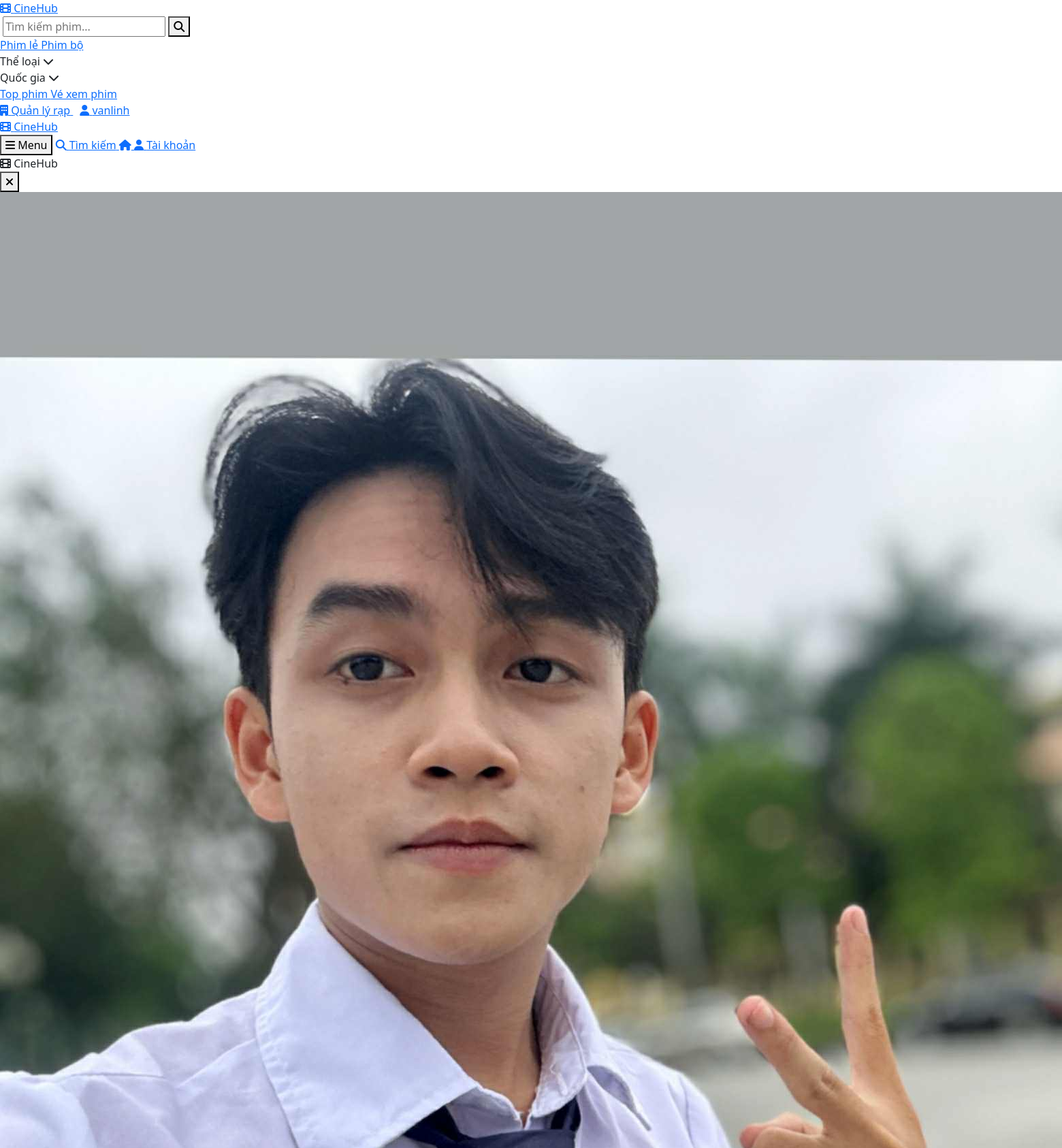
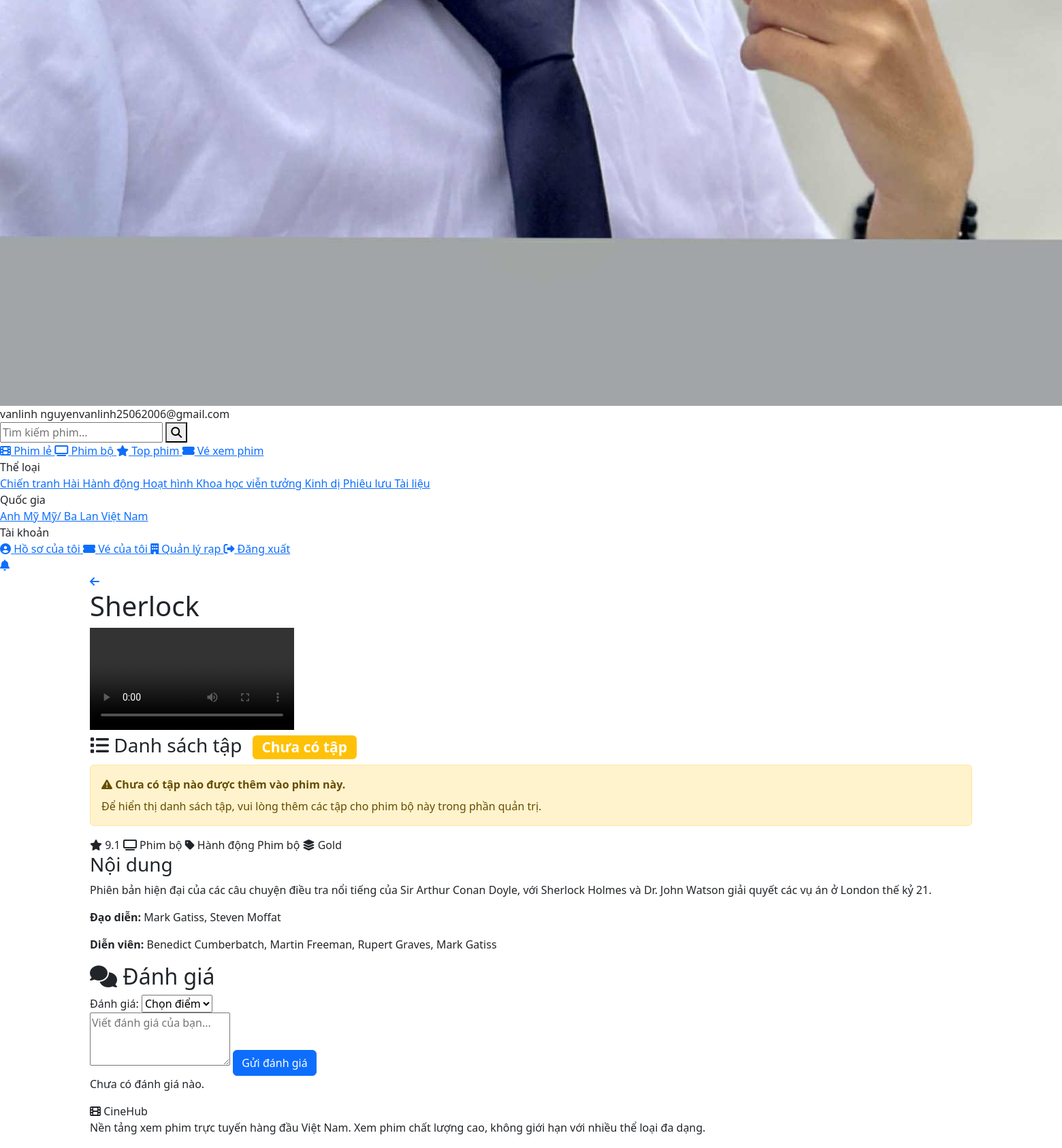
Screenshot of /?route=movie/watch&id=14 (signed in, upper part) with the database file from the repository (2 pictures, top to bottom).
### tables this page shows
CREATE TABLE `users` (
  `id` int(11) NOT NULL,
  `name` varchar(100) NOT NULL,
  `email` varchar(120) NOT NULL,
  `password` varchar(255) NOT NULL,
  `avatar` varchar(255) DEFAULT NULL,
  `birthdate` date DEFAULT NULL,
  `rank` enum('Bronze','Silver','Gold','Platinum') DEFAULT 'Bronze',
  `points` int(11) DEFAULT 0,
  `subscription_id` int(11) DEFAULT NULL,
  `status` enum('active','inactive','banned') DEFAULT 'active',
  `email_verified` tinyint(1) DEFAULT 0,
  `created_at` timestamp NOT NULL DEFAULT current_timestamp(),
  `updated_at` timestamp NOT NULL DEFAULT current_timestamp() ON UPDATE current_timestamp(),
  `role` enum('user','admin','moderator','manager') DEFAULT 'user',
  `theater_id` int(11) DEFAULT NULL,
  `is_active` tinyint(1) DEFAULT 1,
  `last_login` datetime DEFAULT NULL
);

CREATE TABLE `categories` (
  `id` int(11) NOT NULL,
  `name` varchar(100) NOT NULL,
  `parent_id` int(11) DEFAULT NULL
);

CREATE TABLE `movies` (
  `id` int(11) NOT NULL,
  `title` varchar(255) NOT NULL,
  `category_id` int(11) DEFAULT NULL,
  `level` enum('Free','Silver','Gold','Premium') DEFAULT 'Free',
  `duration` int(11) DEFAULT NULL,
  `description` text DEFAULT NULL,
  `director` varchar(100) DEFAULT NULL,
  `actors` text DEFAULT NULL,
  `video_url` varchar(255) DEFAULT NULL,
  `trailer_url` varchar(255) DEFAULT NULL,
  `thumbnail` varchar(255) DEFAULT NULL,
  `status` enum('Sắp chiếu','Chiếu rạp','Chiếu online') DEFAULT 'Sắp chiếu',
  `rating` float DEFAULT 0,
  `created_at` timestamp NOT NULL DEFAULT current_timestamp(),
  `status_admin` enum('draft','scheduled','published','archived') DEFAULT 'draft',
  `publish_date` datetime DEFAULT NULL,
  `geo_restriction` text DEFAULT NULL,
  `drm_enabled` tinyint(1) DEFAULT 0,
  `banner` varchar(255) DEFAULT NULL,
  `country` varchar(100) DEFAULT NULL,
  `language` varchar(50) DEFAULT NULL,
  `age_rating` varchar(10) DEFAULT NULL,
  `type` enum('phimle','phimbo') DEFAULT 'phimle',
  `max_tickets` int(11) DEFAULT NULL COMMENT 'Số lượng vé tối đa cho phim (NULL = không giới hạn)',
  `normal_price` int(11) DEFAULT 90000 COMMENT 'Giá ghế thường',
  `vip_price` int(11) DEFAULT 120000 COMMENT 'Giá ghế VIP',
  `couple_price` int(11) DEFAULT 180000 COMMENT 'Giá ghế đôi'
);

### modules/movie/views/watch.php (the view, shortened to what the rows shown need)
<section class="watch-section">
    <div class="container">
        <div class="watch-container">
            <div class="watch-header">
                <a href="javascript:history.back()" class="back-button">
                    <i class="fas fa-arrow-left"></i>
                </a>
                <h1 class="watch-movie-title"><?php echo htmlspecialchars($movie['title']); ?></h1>
            </div>
            <div class="video-wrapper">
                <?php
                $videoUrl = null;
                $episodeNumber = null;
                $isPhimBo = ($movie['type'] ?? 'phimle') === 'phimbo';
                if ($isPhimBo) {
                    $folderPath = null;
                    if (isset($currentEpisode) && $currentEpisode) {
                        $episodeNumber = $currentEpisode['episode_number'];
                        if (!empty($currentEpisode['video_url'])) {
                            $videoPath = $currentEpisode['video_url'];
                            if (preg_match('/\/tap\d+\.mp4$/i', $videoPath)) {
                                $folderPath = dirname($videoPath);
                            } else {
                                $folderPath = rtrim($videoPath, '/');
                            }
                            if ($folderPath) {
                                $videoUrl = $folderPath;
                            }
                        } else {
                            if (!empty($episodes)) {
                                foreach ($episodes as $ep) {
                                    if (!empty($ep['video_url'])) {
                                        $videoPath = $ep['video_url'];
                                        if (preg_match('/\/tap\d+\.mp4$/i', $videoPath)) {
                                            $folderPath = dirname($videoPath);
                                        } else {
                                            $folderPath = rtrim($videoPath, '/');
                                        }
                                        break;
                                    }
                                }
                            }
                            if (!$folderPath && !empty($movie['video_url'])) {
                                $folderPath = rtrim($movie['video_url'], '/');
                            }
                            if ($folderPath) {
                                $videoUrl = $folderPath;
                            } else {
                                $noVideoMessage = "Tập " . $currentEpisode['episode_number'] . " chưa có video. Vui lòng chọn tập khác hoặc đợi admin upload video.";
                            }
                        }
                    } else {
                        $episodeNumber = 1;
                        if (!empty($movie['video_url'])) {
                            $folderPath = rtrim($movie['video_url'], '/');
                            $videoUrl = $folderPath;
                        } else {
                            $noVideoMessage = "Chưa có tập nào có video. Vui lòng đợi admin upload video.";
                        }
                    }
                } else {
                    $videoUrl = $movie['video_url'] ?? null;
                    if (!$videoUrl) {
                        $noVideoMessage = "Video chưa có sẵn.";
                    }
                }
                if ($videoUrl): ?>
                    <video id="videoPlayer" controls>
                        <?php if ($isPhimBo && $episodeNumber !== null): ?>
                            <source src="<?php echo htmlspecialchars($videoUrl); ?>/tap<?php echo $episodeNumber; ?>.mp4" type="video/mp4">
                        <?php else: ?>
                            <source src="<?php echo htmlspecialchars($videoUrl); ?>" type="video/mp4">
                        <?php endif; ?>
                    </video>
                <?php endif; ?>
            </div>
            <?php
            $isPhimBo = ($movie['type'] ?? 'phimle') === 'phimbo';
            if ($isPhimBo):
            ?>
            <div class="episodes-section">
                <h3><i class="fas fa-list"></i> Danh sách tập
                    <?php if (isset($episodes) && !empty($episodes)): ?>
                        <span class="badge bg-primary ms-2"><?php echo count($episodes); ?> tập</span>
                    <?php else: ?>
                        <span class="badge bg-warning ms-2">Chưa có tập</span>
                    <?php endif; ?>
                </h3>
                <?php if (isset($episodes) && !empty($episodes)): ?>
                    <div class="episodes-list">
                        <?php foreach ($episodes as $episode): ?>
                            <a href="?route=movie/watch&id=<?php echo $movie['id']; ?>&episode_id=<?php echo $episode['id']; ?>"
                               class="episode-item <?php echo (isset($currentEpisode) && $currentEpisode && $currentEpisode['id'] == $episode['id']) ? 'active' : ''; ?> <?php echo empty($episode['video_url']) ? 'episode-no-video' : ''; ?>"
                               title="<?php echo htmlspecialchars($episode['title'] ?? 'Tập ' . $episode['episode_number']); ?>">
                                <div class="episode-number"><?php echo $episode['episode_number']; ?></div>
                            </a>
                        <?php endforeach; ?>
                    </div>
                <?php else: ?>
                    <div class="alert alert-warning">
                        <i class="fas fa-exclamation-triangle"></i>
                        <strong>Chưa có tập nào được thêm vào phim này.</strong>
                        <p class="mb-0 mt-2">Để hiển thị danh sách tập, vui lòng thêm các tập cho phim bộ này trong phần quản trị.</p>
                    </div>
                <?php endif; ?>
            </div>
            <?php endif; ?>
            <div class="movie-details">
                <div class="movie-meta-info">
                    <span><i class="fas fa-star"></i> <?php echo number_format($movie['rating'], 1); ?></span>
                    <?php if (($movie['type'] ?? 'phimle') === 'phimbo'): ?>
                        <span><i class="fas fa-tv"></i> Phim bộ</span>
                    <?php else: ?>
                        <span><i class="fas fa-clock"></i> <?php echo $movie['duration']; ?> phút</span>
                    <?php endif; ?>
                    <span><i class="fas fa-tag"></i> <?php echo htmlspecialchars($movie['category_name'] ?? 'Chưa phân loại'); ?></span>
                    <span class="movie-type-badge-inline"><?php echo ($movie['type'] ?? 'phimle') === 'phimbo' ? 'Phim bộ' : 'Phim lẻ'; ?></span>
                    <span><i class="fas fa-layer-group"></i> <?php echo $movie['level']; ?></span>
                </div>
                <?php if ($movie['description']): ?>
                    <div class="movie-description-full">
                        <h3>Nội dung</h3>
                        <p><?php echo nl2br(htmlspecialchars($movie['description'])); ?></p>
                    </div>
                <?php endif; ?>
                <?php if ($movie['director'] || $movie['actors']): ?>
                    <div class="movie-cast">
                        <?php if ($movie['director']): ?>
                            <p><strong>Đạo diễn:</strong> <?php echo htmlspecialchars($movie['director']); ?></p>
                        <?php endif; ?>
                        <?php if ($movie['actors']): ?>
                            <p><strong>Diễn viên:</strong> <?php echo htmlspecialchars($movie['actors']); ?></p>
                        <?php endif; ?>
                    </div>
                <?php endif; ?>
            </div>
            <div class="reviews-section" id="reviews">
                <h2><i class="fas fa-comments"></i> Đánh giá</h2>
                <?php if (isset($user) && $user): ?>
                    <form method="POST" action="?route=review/create" class="review-form" id="reviewForm">
                        <div class="rating-input">
                            <label>Đánh giá:</label>
                            <select name="rating" id="ratingSelect" required>
                                <option value="">Chọn điểm</option>
                            </select>
                        </div>
                        <textarea name="comment" id="commentText" placeholder="Viết đánh giá của bạn..." rows="3"></textarea>
                        <button type="submit" class="btn btn-primary">Gửi đánh giá</button>
                    </form>
                <?php endif; ?>
                <div class="reviews-list">
                    <?php if (empty($reviews)): ?>
                        <p class="no-reviews">Chưa có đánh giá nào.</p>
                    <?php endif; ?>
                </div>
            </div>
        </div>
    </div>
</section>

### shared/layout/header.php (shortened to what the rows shown need)
<!DOCTYPE html>
<html lang="vi">
<head>
    <link href="https://cdn.jsdelivr.net/npm/bootstrap@5.3.0/dist/css/bootstrap.min.css" rel="stylesheet">
    <?php
    $baseUrl = UrlHelper::getBaseUrl();
    ?>
    <link rel="stylesheet" href="<?php echo htmlspecialchars($baseUrl); ?>/style.css?v=<?php echo time(); ?>">
    <link rel="stylesheet" href="https://cdnjs.cloudflare.com/ajax/libs/font-awesome/6.4.0/css/all.min.css">
</head>
<body>
    <?php
    $isAuthPage = false;
    ?>
    <?php if (!$isAuthPage): ?>
    <?php
    try {
        require_once __DIR__ . '/../../core/Database.php';
        require_once __DIR__ . '/../../modules/movie/CategoryModel.php';
        $categoryModel = new CategoryModel();
        $menuCategories = $categoryModel->getAll();
    } catch (Exception $e) {
        $menuCategories = [];
        $countries = [];
    }
    $isAdmin = false;
    $isModerator = false;
    if (isset($user) && $user) {
        if (isset($user['role']) && $user['role'] === 'admin') {
            $isAdmin = true;
        } else {
            try {
                require_once __DIR__ . '/../../core/AdminMiddleware.php';
                $isAdmin = AdminMiddleware::hasRole($user['id'], 'Super Admin') ||
                          AdminMiddleware::hasRole($user['id'], 'Admin');
            } catch (Exception $e) {}
        }
        if (!$isAdmin) {
            if (isset($user['role']) && $user['role'] === 'moderator') {
                $isModerator = true;
            } elseif (isset($user['theater_id']) && !empty($user['theater_id'])) {
                $isModerator = true;
            } else {
                try {
                    require_once __DIR__ . '/../../core/AdminMiddleware.php';
                    $isModerator = AdminMiddleware::hasRole($user['id'], 'Moderator') ||
                                 AdminMiddleware::hasRole($user['id'], 'Theater Manager');
                } catch (Exception $e) {}
            }
        }
    }
    ?>
    <header class="header-new header-desktop">
        <div class="header-container">
            <div class="header-right">
                <?php if (isset($user) && $user): ?>
                    <?php if ($isAdmin): ?>
                        <a href="<?php echo $baseUrl; ?>/?route=admin/index" class="sign-in-btn" style="background-color: #FFFFFF37; margin-right: 10px;">
                            <i class="fas fa-cog"></i>
                            <span>Admin Panel</span>
                        </a>
                    <?php elseif ($isModerator): ?>
                        <a href="<?php echo $baseUrl; ?>/?route=moderator/index" class="sign-in-btn" style="margin-right: 10px;">
                            <i class="fas fa-building"></i>
                            <span>Quản lý rạp</span>
                        </a>
                    <?php endif; ?>
                    <a href="<?php echo $baseUrl; ?>/?route=profile/index" class="sign-in-btn">
                        <i class="fas fa-user"></i>
                        <span><?php echo htmlspecialchars($user['name']); ?></span>
                    </a>
                <?php endif; ?>
            </div>
        </div>
    </header>
    <div class="mobile-slide-menu" id="mobileSlideMenu">
        <?php if (isset($user) && $user): ?>
        <div class="mobile-menu-user">
            <div class="mobile-user-avatar">
                <?php if (!empty($user['avatar'])): ?>
                    <img src="<?php echo htmlspecialchars($user['avatar']); ?>" alt="Avatar">
                <?php else: ?>
                    <i class="fas fa-user"></i>
                <?php endif; ?>
            </div>
            <div class="mobile-user-info">
                <span class="mobile-user-name"><?php echo htmlspecialchars($user['name']); ?></span>
                <span class="mobile-user-email"><?php echo htmlspecialchars($user['email']); ?></span>
            </div>
        </div>
        <?php endif; ?>
        <div class="mobile-menu-content">
            <div class="mobile-menu-section">
                <div class="mobile-menu-tags">
                    <?php foreach (array_slice($menuCategories, 0, 8) as $cat): ?>
                        <a href="<?php echo $baseUrl; ?>/?route=movie/index&category=<?php echo $cat['id']; ?>" class="mobile-menu-tag" onclick="closeMobileMenu()">
                            <?php echo htmlspecialchars($cat['name']); ?>
                        </a>
                    <?php endforeach; ?>
                </div>
            </div>
        </div>
    </div>
    <?php endif; ?>
    <?php
    if (isset($user) && $user):
        try {
            require_once __DIR__ . '/../../core/Database.php';
        } catch (Exception $e) {
        }
    ?>
    <?php endif; ?>

### rows the page displays
users: name "vanlinh", avatar (picture), email "nguyenvanlinh25062006@gmail.com"
categories: name "Chiến tranh"
categories: name "Hài"
categories: name "Hành động"
categories: name "Hoạt hình"
categories: name "Khoa học viễn tưởng"
categories: name "Kinh dị"
categories: name "Phiêu lưu"
categories: name "Tài liệu"
movies: title "Sherlock", rating "9.1", category.name "Hành động", level "Gold", description "Phiên bản hiện đại của các câu chuyện điều tra nổi tiếng của Sir Arthur Conan Doyle, với Sherlock Holmes và Dr. John Watson giải quyết các vụ án ở London thế kỷ 21.", director "Mark Gatiss, Steven Moffat", actors "Benedict Cumberbatch, Martin Freeman, Rupert Graves, Mark Gatiss"

### other values shown
$country['country'] "Anh"
$country['country'] "Mỹ"
$country['country'] "Mỹ/ Ba Lan"
$country['country'] "Việt Nam"
